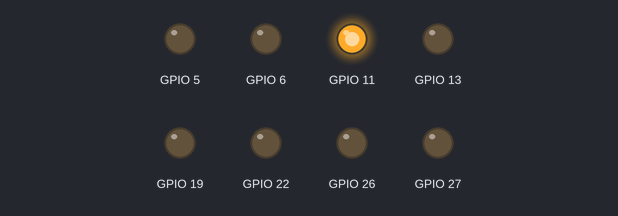
This program was run on a simulated Raspberry Pi (BCM pin numbers). Shown: output pins drawn as LEDs (lit = HIGH). At 9.0 s the program stops and its outputs stay as they are.

Above: at 0.1 s.
At 1.1 s:
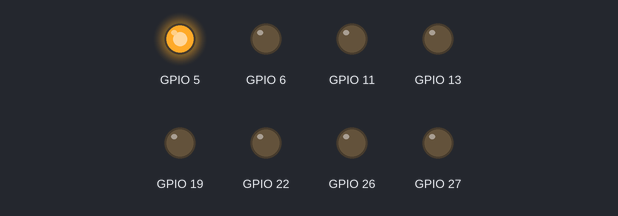
At 3.1 s:
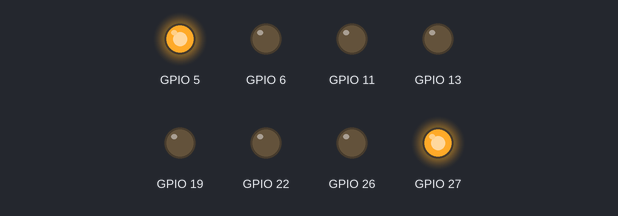
At 5.1 s:
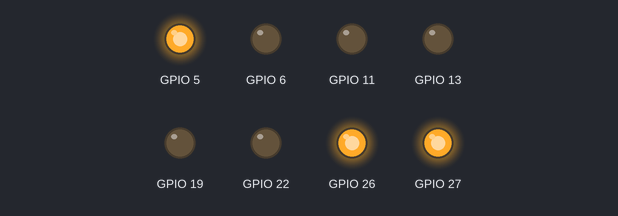
At 7.1 s:
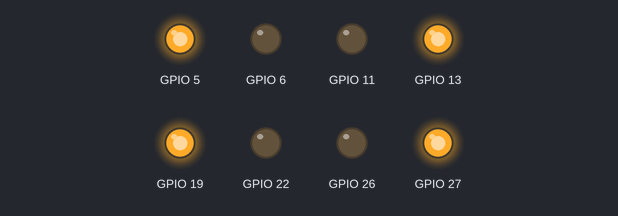
At 9.1 s:
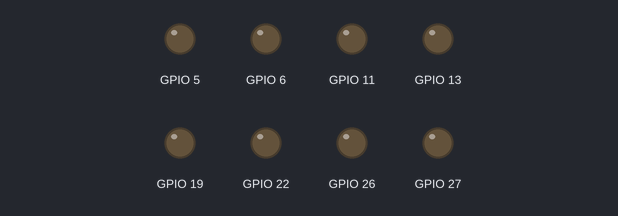
Timing chart, 0 to 10.5 s (numbered marks = the images above):
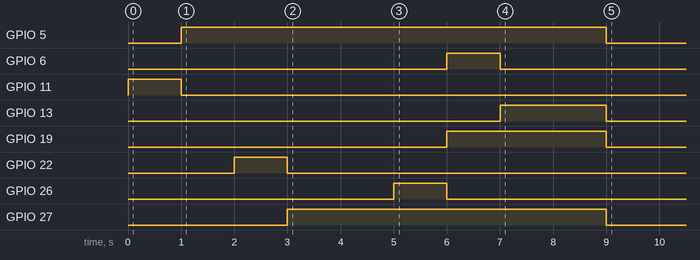

Measured:
- by itself, GPIO 5: LOW → HIGH at 1.0 s, → LOW 8.0 s later
- by itself, GPIO 6: LOW → HIGH at 6.0 s, → LOW 1.0 s later
- by itself, GPIO 11: LOW → HIGH at 0.00 s, → LOW 1.0 s later
- by itself, GPIO 13: LOW → HIGH at 7.0 s, → LOW 2.0 s later
- by itself, GPIO 19: LOW → HIGH at 6.0 s, → LOW 3.0 s later
- by itself, GPIO 22: LOW → HIGH at 2.0 s, → LOW 1.0 s later
- by itself, GPIO 26: LOW → HIGH at 5.0 s, → LOW 1.0 s later
- by itself, GPIO 27: LOW → HIGH at 3.0 s, → LOW 6.0 s later

The program:

motor.py
```python
import RPi.GPIO as GPIO;
import time;

class Motor():
    """ Defines motor connection for the CI L298.
        The IN1 and IN2 pins control the direction of rotation.
        This class considers the enabled pins as always on.
    """
    def __init__(self, IN1, IN2):
        # Define the pins as output:
        self.IN1 = IN1;
        self.IN2 = IN2;
        GPIO.setmode(GPIO.BCM);
        GPIO.setup(IN1, GPIO.OUT);
        GPIO.setup(IN2, GPIO.OUT);

        # Set all pins to low:
        self.stop();

    def forward(self):
        GPIO.output(self.IN1, True);
        GPIO.output(self.IN2, False);

    def reverse(self):
        GPIO.output(self.IN1, False);
        GPIO.output(self.IN2, True);

    def stop(self):
        GPIO.output(self.IN1, False);
        GPIO.output(self.IN2, False);

if __name__ == "__main__":
    # Test individual motors:
    try:
        # Top Left Motor:
        top_left = Motor(11, 5);
        top_left.forward();
        time.sleep(1);
        top_left.reverse();
        time.sleep(1);

        # Bottom Left Motor:
        bottom_left = Motor(22, 27);
        bottom_left.forward();
        time.sleep(1);
        bottom_left.reverse();
        time.sleep(1);

        # Top Right Motor:
        top_right = Motor(26, 19);
        time.sleep(1);
        top_right.forward();
        time.sleep(1);
        top_right.reverse();

        # Bottom Right Motor:
        bottom_right = Motor(6, 13);
        bottom_right.forward();
        time.sleep(1);
        bottom_right.reverse();
        time.sleep(1);

        time.sleep(1);
        GPIO.cleanup();
    except:
        GPIO.cleanup();
```
